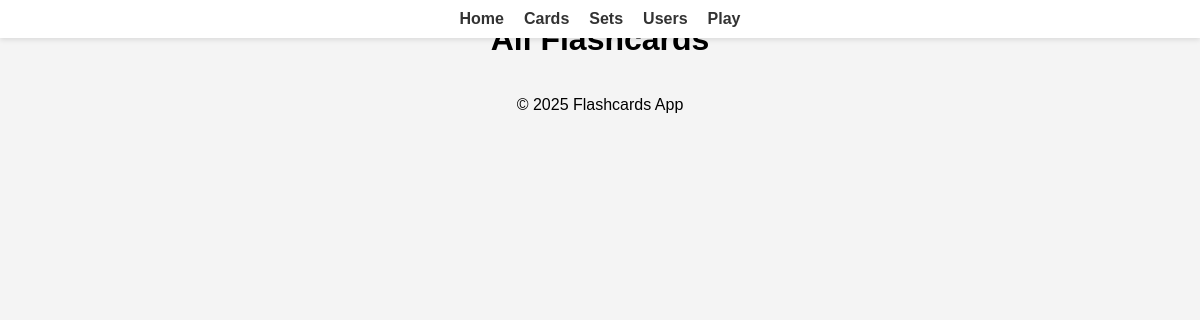
Before: /cards with the older database file.
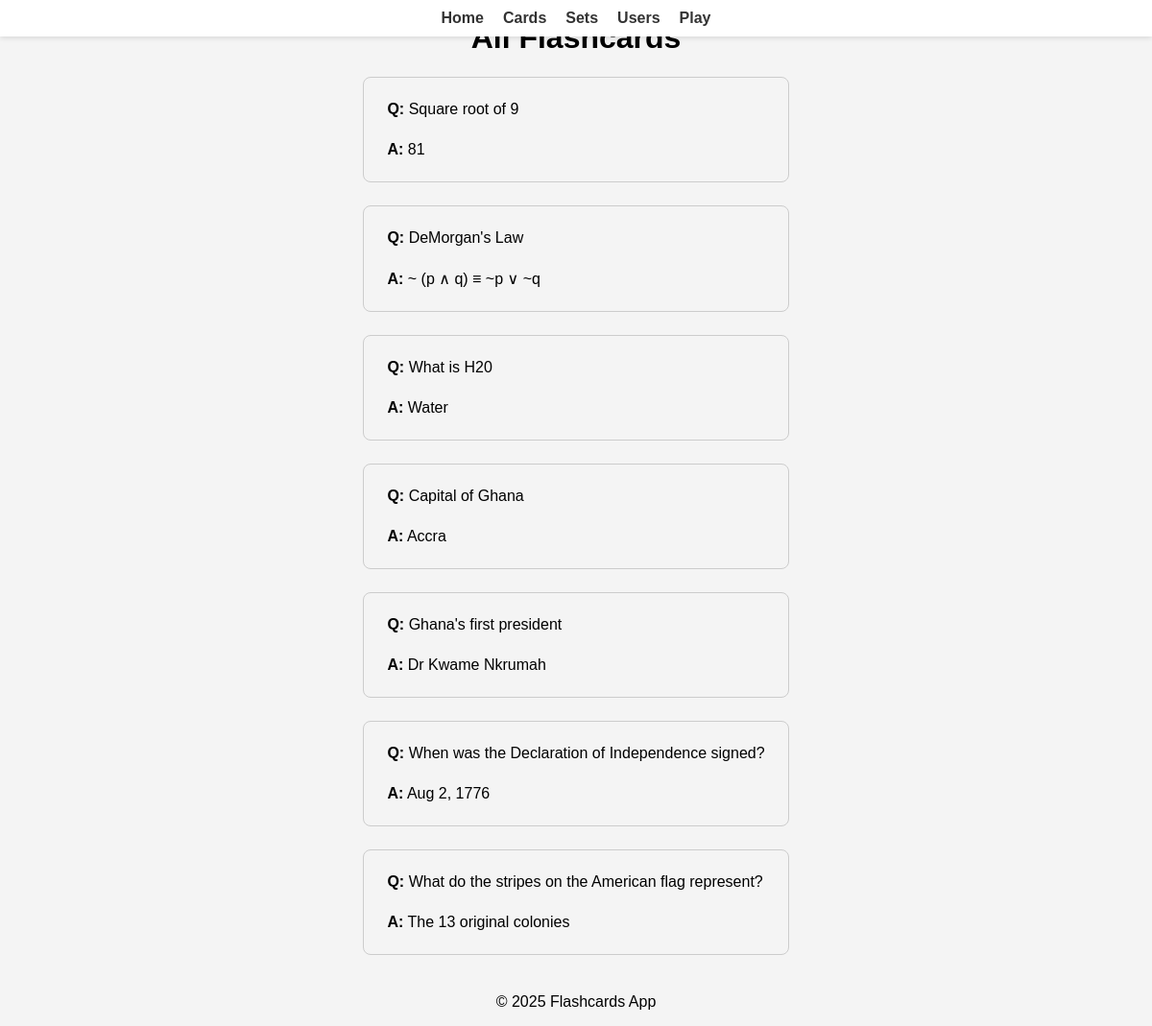
After: the same page with the newer database file.
### flashcard.py (models this page shows)
class Card(SQLModel, table=True):
    id: int | None = Field(default=None, primary_key=True)
    front: str
    back: str
    set_ID: int = Field(foreign_key="set.id")
    set: "Set" = Relationship(back_populates="cards")

### flashcard.py (the view)
@app.get("/cards", response_class=HTMLResponse)
async def get_cards(request: Request, session: SessionDep):
    cards = session.exec(select(Card)).all()
    return templates.TemplateResponse(
        request=request, name="cards.html", context={"cards": cards}
    )

### templates/cards.html (shortened to what this page needs)
{% extends "base.html" %}
{% block content %}
<h1>All Flashcards</h1>
<div>
    {% import "macros/card.html" as card_macro %}
    {% for card in cards %}
        {{ card_macro.card(card) }}
    {% endfor %}
</div>
{% endblock %}

### templates/base.html (shortened to what this page needs)
<!DOCTYPE html>
<html lang="en">
<head>
    <link rel="stylesheet" href="{{ url_for('static', path='css/styles.css') }}">
</head>
<body>
    <header>
        <nav>
            <ul>
                <li><a href="/">Home</a></li>
                <li><a href="/cards">Cards</a></li>
                <li><a href="/sets">Sets</a></li>
                <li><a href="/users">Users</a></li>
                <li><a href="/play">Play</a></li>
            </ul>
        </nav>
    </header>
    {% block content %}{% endblock %}
    <footer>
        <p>© 2025 Flashcards App</p>
    </footer>
</body>
</html>

### templates/macros/card.html
{% macro card(card) %}
<div class="flashcard" style="margin-bottom:24px; padding:16px; border:1px solid #ccc; border-radius:8px;">
    <div class="cardFront" style="margin-bottom:8px; padding:8px;"><strong>Q:</strong> {{ card.front }}</div>
    <div class="cardBack" style="padding:8px;"><strong>A:</strong> {{ card.back }}</div>
</div>
{% endmacro %}

### static/css/styles.css (style rules this page uses)
body { font-family: Arial, sans-serif; background-color: #f4f4f4; margin: 0; padding: 0; display: flex; flex-direction: column; align-items: center; }
nav { width: 100%; background-color: #fff; box-shadow: 0 2px 5px rgba(0, 0, 0, 0.1); position: fixed; top: 0; left: 0; z-index: 1000; }
nav ul { list-style: none; margin: 0; padding: 10px 0; display: flex; justify-content: center; gap: 20px; }
nav ul li a { text-decoration: none; color: #333; font-weight: bold; transition: color 0.3s ease; }

Changed rows visible on the page:
added Card: front "Square root of 9", back "81"
added Card: front "DeMorgan's Law", back "~ (p ∧ q) ≡ ~p ∨ ~q"
added Card: front "What is H20", back "Water"
added Card: front "Capital of Ghana", back "Accra"
added Card: front "Ghana's first president", back "Dr Kwame Nkrumah"
added Card: front "When was the Declaration of Independence signed?", back "Aug 2, 1776"
added Card: front "What do the stripes on the American flag represent?", back "The 13 original colonies"
